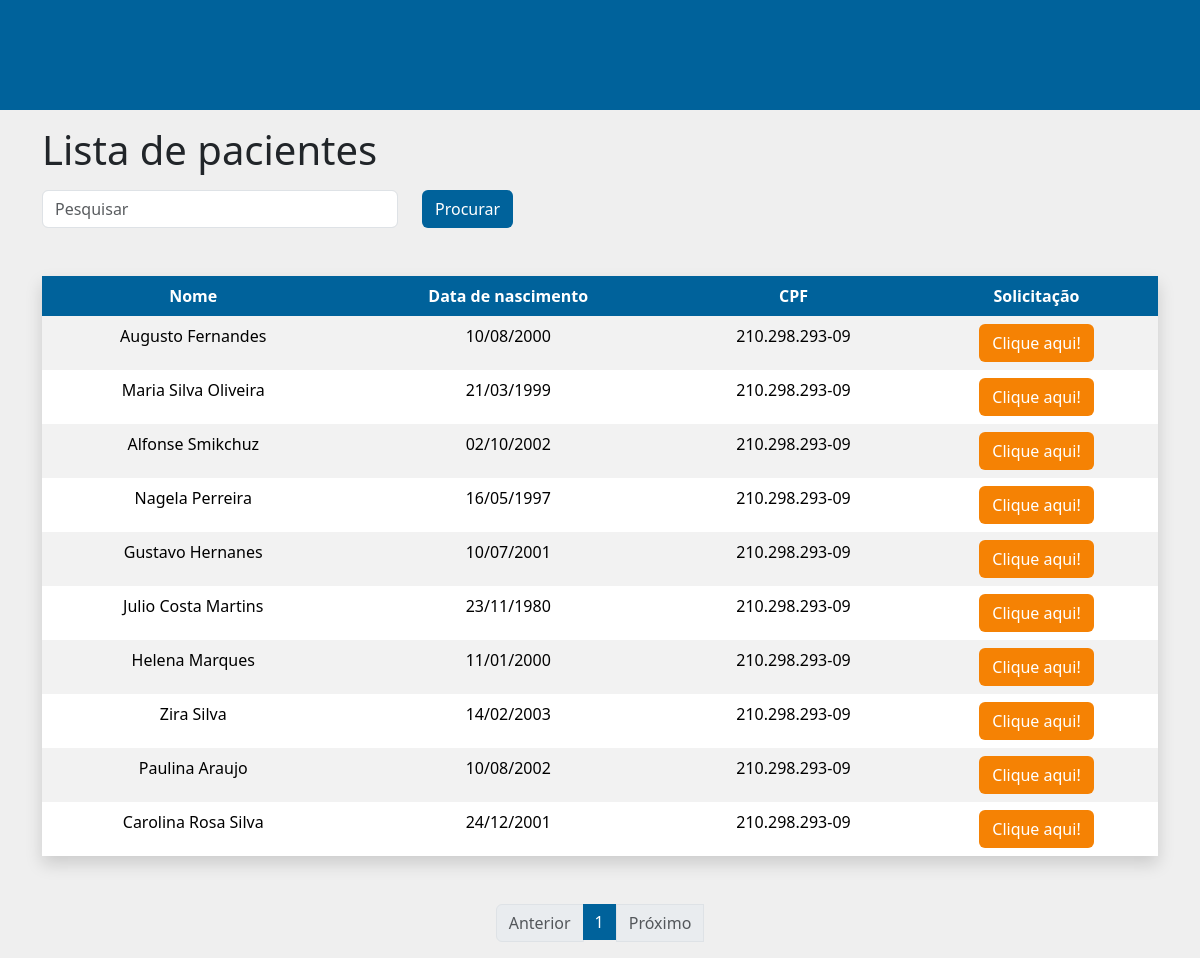
The page / on the database its author committed.
### tables this page shows
CREATE TABLE `pacientes` (
  `id` int(11) NOT NULL,
  `nome` varchar(80) NOT NULL,
  `dataNasc` date NOT NULL,
  `CPF` varchar(14) NOT NULL,
  `status` varchar(8) NOT NULL
);

### index.php (the view, shortened to what this page needs)
<?php
    include 'database.php';
?>
    <!DOCTYPE html>
    <html lang="pt-br">
    <head>
        <link href="https://cdn.jsdelivr.net/npm/bootstrap@5.3.2/dist/css/bootstrap.min.css" rel="stylesheet"
>
        <link rel="stylesheet" href="css/paciente.css">
    </head>
    <header>
    </header>
    <body>
        <div class="container">
            <h1 class="my-3">Lista de pacientes</h1>
            <form action="" method="GET" class="mb-3">
                <div class="row">
                    <div class="col-4">
                        <input type="text" name="pesquisar" id="pesquisar" placeholder="Pesquisar" class="form-control">
                    </div>
                    <div class="col-2">
                        <button id="enviar" type="submit" class="btn">Procurar</button>
                    </div>
                </div>
            </form>
            <table class="table table-striped table-borderless shadow my-5 text-center">
                <thead>
                    <tr id="header">
                        <th>Nome</th>
                        <th>Data de nascimento</th>
                        <th>CPF</th>
                        <th>Solicitação</th>
                    </tr>
                </thead>
                <tbody>
                <?php
                    if (isset($_GET['page_no']) && $_GET['page_no']!="") {
                        $page_no = $_GET['page_no'];
                    } else {
                        $page_no = 1;
                    }
                    $total_pacientes_pagina = 10;
                    $deslocamento = ($page_no-1) * $total_pacientes_pagina;
                    $pagina_anterior = $page_no - 1;
                    $proxima_pagina = $page_no + 1;
                    if (isset($_GET['pesquisar']) && $_GET['pesquisar']!="") {
                        $pesquisar = $_GET['pesquisar'];
                        $resultado_contagem = mysqli_query($conn,"SELECT COUNT(*) AS registros_totais FROM `pacientes` WHERE (nome LIKE '%$pesquisar%' OR CPF LIKE '%$pesquisar%') AND status = 'ativo'");
                    }else{
                        $resultado_contagem = mysqli_query($conn,"SELECT COUNT(*) AS registros_totais FROM `pacientes` WHERE status = 'ativo'");
                    }
                    $registros_totais = mysqli_fetch_array($resultado_contagem);
                    $registros_totais = $registros_totais['registros_totais'];
                    $num_total_paginas = ceil($registros_totais / $total_pacientes_pagina);
                    if (isset($_GET['pesquisar']) && $_GET['pesquisar']!="") {
                        $result = mysqli_query($conn,"SELECT * FROM `pacientes` WHERE (nome LIKE '%$pesquisar%' OR CPF LIKE '%$pesquisar%') AND status = 'ativo' LIMIT $deslocamento, $total_pacientes_pagina");
                    }else{
                        $result = mysqli_query($conn,"SELECT * FROM `pacientes` WHERE status = 'ativo' LIMIT $deslocamento, $total_pacientes_pagina");
                    }
                    while($row = mysqli_fetch_array($result)){
                        $data_nasc = date("d/m/Y", strtotime($row['dataNasc']));
                        echo "
                            <tr>
                                <td>".$row['nome']."</td>
                                <td>".$data_nasc."</td>
                                <td>".$row['CPF']."</td>
                                <td><a class='btn' href='solicitacoes/index.php?id=".$row['id']."' role='button'>Clique aqui!</a></td>
                            </tr>
                            ";
                    }
                    ?>
                </tbody>
            </table>
            <ul class="pagination justify-content-center">
            <li <?php if($page_no <= 1){ echo "class='disabled page-item'"; } else { echo "class='page-item'";}?>>
                <a <?php if($page_no > 1){ echo "class='page-link' href='?page_no=$pagina_anterior'"; } else { echo "class='page-link'";}?>>Anterior</a>
            </li>
            <?php
                if ($num_total_paginas <= 10){
                    for ($counter = 1; $counter <= $num_total_paginas; $counter++){
                        if ($counter == $page_no) {
                            echo "<li class='active page-item'><a class='page-link'>$counter</a></li>";
                        }else{
                            echo "<li class='page-item'><a class='page-link' href='?page_no=$counter'>$counter</a></li>";
                        }
                    }
                }
            ?>
            <li <?php if($page_no >= $num_total_paginas){ echo "class='disabled' 'page-item'"; } else { echo "class='page-item'";} ?>>
                <a <?php if($page_no < $num_total_paginas) { echo  "class='page-link' href='?page_no=$proxima_pagina'"; } else { echo "class='page-link'";}?>>Próximo</a>
            </li>
            </ul>
        </div>
    </body>
    </html>

### css/paciente.css (style rules this page uses)
tr#header>th { background-color: #00629B; color: #FFFFFF; }
header { background-color: #00629B; width: 100%; height: 110px; padding-right: 13%; }
div.row>div.col-2>button#enviar.btn { background-color: #00629B; color: #FFFFFF; transition: background-color 1s; }
a.page-link { color: #00629B; }
li.active>a.page-link { background-color: #00629B; border: none; }
tr>td>a.btn { background-color: rgb(245,130,4); transition: background-color 0.5s; color: #FFFFFF; }
body { background-color: #EFEFEF; }

### rows shown on the page
pacientes: nome "Augusto Fernandes", dataNasc "10/08/2000", CPF "210.298.293-09"
pacientes: nome "Maria Silva Oliveira", dataNasc "21/03/1999", CPF "210.298.293-09"
pacientes: nome "Alfonse Smikchuz", dataNasc "02/10/2002", CPF "210.298.293-09"
pacientes: nome "Nagela Perreira", dataNasc "16/05/1997", CPF "210.298.293-09"
pacientes: nome "Gustavo Hernanes", dataNasc "10/07/2001", CPF "210.298.293-09"
pacientes: nome "Julio Costa Martins", dataNasc "23/11/1980", CPF "210.298.293-09"
pacientes: nome "Helena Marques", dataNasc "11/01/2000", CPF "210.298.293-09"
pacientes: nome "Zira Silva", dataNasc "14/02/2003", CPF "210.298.293-09"
pacientes: nome "Paulina Araujo", dataNasc "10/08/2002", CPF "210.298.293-09"
pacientes: nome "Carolina Rosa Silva", dataNasc "24/12/2001", CPF "210.298.293-09"
